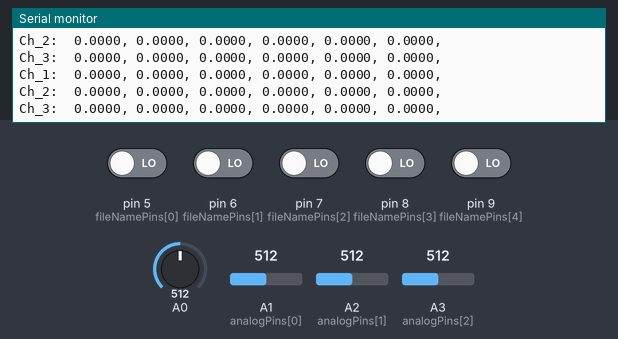
A sketch run on a simulated Arduino Uno, built with avr-gcc and run on an emulated ATmega328P. Parts: the last lines printed to the serial monitor. The test bench sets the inputs (shaded band); at power-on: pin 5 (fileNamePins[0]), pin 6 (fileNamePins[1]), pin 7 (fileNamePins[2]), pin 8 (fileNamePins[3]), pin 9 (fileNamePins[4]) LOW, A1 (analogPins[0]) = 512, A0 = 512, A2 (analogPins[1]) = 512, A3 (analogPins[2]) = 512. Storage starts empty.

Above: at 2.7 s.
2.8 s: A1 (analogPins[0]) set to 499
At 3.27 s:
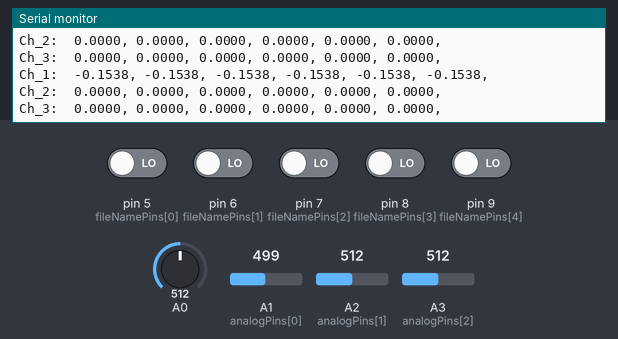
5.8 s: A0 set to 520
At 6.15 s:
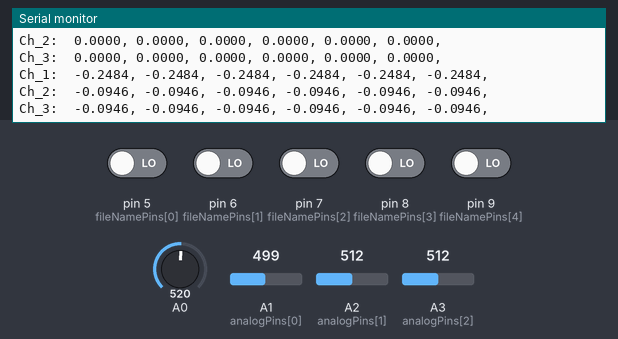
8.8 s: A2 (analogPins[1]) set to 529
At 9.17 s:
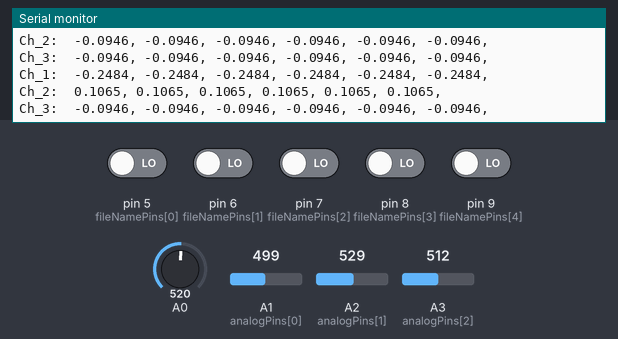
Timing chart, 0 to 11.8 s (numbered marks = the images above; inputs shaded):
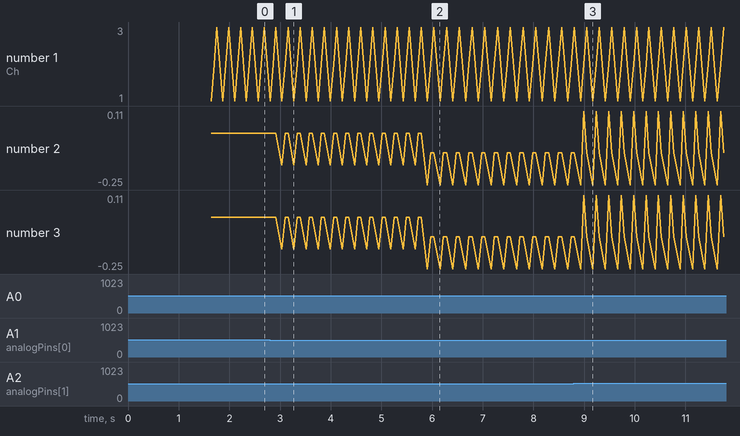

The sketch:

Spruce-Voltmeter--dev--incompleteSubdivider.ino
```cpp
/*
 * Code based on a project by Shahariar
 * Find the original project and Code @
 * https://create.arduino.cc/projecthub/PSoC_Rocks/arduino-negative-voltmeter-993902
 *
 * This version uses MINIMAL serial so that OLED, SD, and everything works (usually).
 * May 8 2022
 *
 *
 * For custom fileName saved to SD card, switch comments in void setup
 *
 *
 * This dev branch focuses on seeing the 'inbetween' samples
 * subdivides our 150 averaged samples into 5 sets of 25 averaged samples
 * can be changed to have a variety of sample sets;
 * change SAMPSPER and INTERVAL to mess with this.
 * voltValsMatrix will need to be set to [3][(SAMPSPER/INTERVAL) + 1]
 *
 */

// LIBRARIES
// i2c and u8g library for 1306 oled display
#include <Wire.h>
#include "U8glib.h"
#include <SD.h>
#include <SPI.h>

// CONSTANTS
// 25V Reader
//#define R_LOW 100           // 100k or 10k resistor, 1%, smd1206, 1/10 watt
//#define R_HIGH 5000         // 5M or 500k  resistor, 1%, smd1206, 1/10 watt

// 5V Reader with larger resistors
#define R_LOW 500
#define R_HIGH 5000

// 5V Reader with Small Bois resistors
//#define R_LOW 100
//#define R_HIGH 1000

#define AREF 1.1            // Aref pin voltage
#define ADC_RESOLUTION 1023 // 10 bit ADC
#define SAMPSPER 150        // samples per read of analog pin for value averaging
#define INTERVAL 25         // subdivide those samps

//U8GLIB_SSD1306_128X32 u8g(U8G_I2C_OPT_NONE);     // I2C OLED  Display instance

// File for Filing
File myFile;
// use 5 switches on DIP to name a file in binary
// utilized in FUNction: buildFileNameBinary()
// pins do not neet to be set up for a filename to be made,
// but filename will probably be 00000 or 11111
int fileNamePins[] = {5, 6, 7, 8, 9};
String fileName = "";

// measuring analog ins; for use with measureChannel() function
int analogPins[] = {A1, A2, A3};
int aPinsLength = 3;
int SIGFIGS = 4;           // How many figs to print/save

// Digitl Pin Control
// Use 3 DIP switches to manage writing of data from unused pins
// print/write "NULL" if current test lead is OFF
// NULL is wonderful
int controlPins[] = {2, 3, 4};

// keep track of number of lines save in SD file
int linesWritten = 0;
int linesPerSave = 50;

// Variables for volty maths
long half_Aref = 0; // adc 0 for reading half AREF = 550mv, should read 512
float voltVals[3];  // calculating measured voltVals from ADC ch 1-3

////// change this is you changed SAMPSPER or INTERVAL
float voltValsMatrix[3][6];

// control if Serial is used for printing/debugging
bool printSerial = true;

// measure the length of one data cycle
int currentMs;
int lastMs;
int thisCycleMs;

//////////////////////////////////////////////////////////
void setup() {
  if (printSerial) {
    Serial.begin(9600);
    while(!Serial) {;}
  }
  // generate 5 letter string from DIP switch on digiPins
  // assigned @ fileNamePins[] = {5, 6, 7, 8, 9};
  // these pins should be set BEFORE powering ard if you want a unique name
  fileName = buildFileNameBinary();
  //fileName = "bestfrnd.txt";

  delay(500);

  if(!SD.begin(10)) { //10 is the pin our SD card reader is designed to speak to.
    if (printSerial) {
      Serial.println("Failure\tCheck SD card is inserted and wired properly ... unless it is not");
    }
    while(1);
  }

  myFile = SD.open(fileName, FILE_WRITE);
  if (printSerial) {
    Serial.print("Opening SD file for writing of Data, Please: ");
    Serial.println(fileName);
  }

  delay(500);                // delay to make sure ADC is stable
  analogReference(INTERNAL); // set 1.1v internal reference
  delay(500);                // delay to stabilize aref voltage


  //u8g.setRot180();           // change display orientation

  currentMs = millis();      // start millis() timer
  lastMs = millis();
}

//////////////////////////////////////////////////////////
void loop() {
  if (linesWritten < linesPerSave) {

    delay(5); // delay before using I2C OLED
    // refresh i2c oled with updated value
    /*
    u8g.firstPage();
    do {
      draw();
    }
    while( u8g.nextPage() );
    delay(5);
    */
    // clear variables old value
    half_Aref = 0;

    //////////////////////////////////////////////////////////////////////
    /// Half AREF measurement ///
    int dump = analogRead(A0); // discard first adc convertion
    delay(10); // delay for channel switching stabilizaion

    // sum a number of samples
    for (int i=0; i<SAMPSPER; i++)
    {
      half_Aref = half_Aref+analogRead(A0);
    }

    // average the samples: we enjoy improved accuracy by doing this
    half_Aref = half_Aref/SAMPSPER;

    //////////////////////////////////////////////////////////////////////
    // measure each pin
    /*
    for (int i = 0; i < aPinsLength; i++) {
      voltVals[i] = measureChannel(analogPins[i], half_Aref);
    }
    */


    // measure pins at intervals!
    // this block assumes measureChannelWithIntervals()
    //   read first aPin in list 25 times.
    //   append this average to voltValsMatrix
    //   each set of 25 samples is also added to v_acc
    //   when 125 samples have been averaged and appended;
    //   read 25 more samples, add to v_acc
    //   average v_acc by # of intervals
    //   append to voltValsMatrix
    for (int j = 0; j < aPinsLength; j++) {
      float v_acc = 0.0; // accumulate volatges for 150 samples
      int dump = analogRead(analogPins[j]); // forget about that first read bay bee
      delay(10);
      for (int i = 0; i < 6; i++) {
        if (i == 5) {
          v_acc += measureChannelWithIntervals(analogPins[j], INTERVAL);
          v_acc /= (i+1);
          voltValsMatrix[j][i] = v_acc; // 150 averaged samples to array!
        }
        else if (i < 5) {
          voltValsMatrix[j][i] = measureChannelWithIntervals(analogPins[j], INTERVAL); // 25 averaged samples to array!
          v_acc += voltValsMatrix[j][i];
        }
      }
    }
    //////////////////////////////////////////////////////////////////////
    // print to Serial monitor
    if (printSerial) {
      formatMatrixSerialPrint(3, 6);
    }
    // save to SD card
    if (myFile) {
      formatMatrixSDPrint(3, 6);
    }
    else {
      if (printSerial) {
        Serial.println("Error sending data to SD card. Call for help.");
      }
    }

    checkMs();
    /*
    if (printSerial) {
      printMsSerial();
    }
    */
    printMsSD();
    linesWritten += 1;
  }

  // save current sd file, re-open same file + wait a bit
  else if (linesWritten >= linesPerSave) {
    //printMs();
    myFile.flush(); //ensure bytes are written to SD, preserve data with powerloss
    linesWritten = 0;
  }
}

//////////////////////////////////////////////////////////
/// Oled Loop Draw Function ///
/*
void draw() {

  // set font for text
  u8g.setFont(u8g_font_5x8);
  u8g.drawStr( 0, 6, "Chan-1   Chan-2   Chan-3");

  // set font for number
  u8g.setFont(u8g_font_7x13B);

  // print voltages measured on OLED
  u8g.setPrintPos(0, 20);u8g.print(voltVals[0],1);
  u8g.setPrintPos(45, 20);u8g.print(voltVals[1],1);
  u8g.setPrintPos(90, 20);u8g.print(voltVals[2],1);

  // set font and print units
  u8g.setFont(u8g_font_5x8);
  u8g.drawStr( 0, 32, "volts    volts    volts");
}
*/
///////////////////////////////////////////////////////////////////////
// FUNctions!
///////////////////////////////////////////////////////////////////////

void checkMs() {
  // check how long this void loop took
  // print it
  currentMs = millis();
  thisCycleMs = currentMs-lastMs;
  lastMs = currentMs;
}

void printMsSD() {
  myFile.print(thisCycleMs);
  myFile.println(";");
}

void printMsSerial() {
  Serial.print(thisCycleMs);
  Serial.println(";");
}

String buildFileNameBinary() {
  // collect digiPins and make a string!
  // change filename extension and impress your friends
  String s;
  for (int i = 0; i < 5; i++) {
    s += String(digitalRead(fileNamePins[i]));
  }
  s = s + ".txt";
  return s;
}

float measureChannel(int pin, long h_aref) {
 /* measure an analog pin (as defined in analogPins[])
  * return adjusted voltage value v, a float
  */
  long ch = 0;
  float v;

  int dump = analogRead(pin); // forget about that first read bay bee
  delay(10);
  for (int i = 0; i < SAMPSPER; i++) {
    ch = ch + analogRead(pin);
  }
  ch /= SAMPSPER;
  ch -= h_aref;
  v = ch *((R_LOW+R_HIGH)/R_LOW)*(AREF)/ADC_RESOLUTION;
  return v;
}


float measureChannelWithIntervals(int pin, int interval) {
  long ch = 0;
  float v;
  for (int i = 0; i < interval; i++) {
    ch = ch + analogRead(pin);
  }
  ch /= interval;
  ch -= half_Aref;
  v = ch *((R_LOW+R_HIGH)/R_LOW)*(AREF)/ADC_RESOLUTION;
  return v;
}

void formatMatrixSerialPrint(int a, int b) {
  // serial print a matrix of a x b values
  for (int j = 0; j < a; j++) {
    // start with list @ index a
    Serial.print("Ch_");
    Serial.print(j+1);
    Serial.print(":\t");
    for (int i = 0; i < b; i++) {
      //print all values in that list
      Serial.print(voltValsMatrix[j][i], SIGFIGS);
      Serial.print(", ");
    }
    Serial.println();
  }
}

void formatMatrixSDPrint(int a, int b) {
  // serial print a matrix of a x b values
  for (int j = 0; j < a; j++) {
    // start with list @ index a
    myFile.print(j+1);
    myFile.print(",");
    for (int i = 0; i < b; i++) {
      //print all values in that list
      myFile.print(voltValsMatrix[j][i], SIGFIGS);
      if (i == b-1) {
        myFile.println(";");
      }
      else myFile.print(", ");
    }

  }
}
```

Measured:
- after the input at 2.8 s, the serial monitor: prints a new line after 0.24 s (image 1)
- after the input at 5.8 s, the serial monitor: prints a new line after 0.11 s (image 2)
- after the input at 8.8 s, the serial monitor: prints a new line after 0.19 s (image 3)
- plotted number 2: 0 → -0.09 after the input at 5.8 s
- plotted number 3: 0 → -0.09 after the input at 5.8 s
